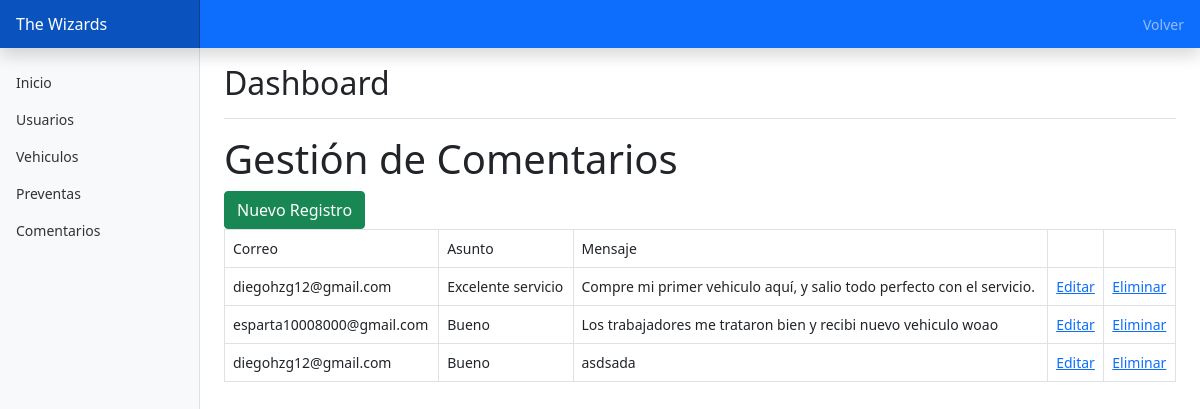
/admin/comentarios/index.php, run on the app's committed database.
### tables this page shows
CREATE TABLE `comentarios` (
  `id` int(11) NOT NULL,
  `idU` varchar(50) NOT NULL,
  `asunto` varchar(50) NOT NULL,
  `comentario` varchar(255) NOT NULL
);

### admin/class/Comentarios.php (called while the page is built, shortened)
<?php
class Comentarios {
    public static function recuperarTodos() {
        $conexion = new Conexion();
        $consulta = $conexion->prepare('SELECT * FROM ' . self::TABLA);
        $consulta->execute();
        $registros = $consulta->fetchAll();
        return $registros;
    }
}

### admin/comentarios/index.php (the view, shortened to what this page needs)
<?php
    include "../template/cabecera.php";
    require_once('../class/Comentarios.php');
    $comentarios = Comentarios::recuperarTodos();
?>
        <h1> Gestión de Comentarios </h1>
        <a href="guardar_comentario.php" class="btn btn-success"> Nuevo Registro </a>
        <?php
         if (count($comentarios)>0): ?>
         <br>
            <table class="table table-bordered">
                <tr>
                    <td>Correo</td>
                    <td>Asunto</td>
                    <td>Mensaje</td>
                    <td> </td>
                    <td> </td>
                </tr>
                <?php foreach ($comentarios as $item): ?>
                <tr>
                    <td> <?php echo $item['idU']; ?></td>
                    <td> <?php echo $item['asunto']; ?> </td>
                    <td> <?php echo $item['comentario']; ?> </td>
                    <td><a href="guardar_vehiculo.php?id=<?php echo $item['id'] ?>"> Editar </td>
                    <td><a href="eliminar_vehiculo.php?id=<?php echo $item['id'] ?>"> Eliminar </td>
                </tr>
                <?php endforeach; ?>
            </table>
        <?php else: ?>
            <p> No hay comentarios hechos </p>
        <?php endif;
            include "../template/pie.php";
        ?>

### admin/css/dashboard.css (style rules this page uses)
body { font-size: .875rem; }

### data on the page
comentarios: idU "diegohzg12@gmail.com", asunto "Excelente servicio", comentario "Compre mi primer vehiculo aquí, y salio todo perfecto con el servicio."
comentarios: idU "esparta10008000@gmail.com", asunto "Bueno", comentario "Los trabajadores me trataron bien y recibi nuevo vehiculo woao"
comentarios: idU "diegohzg12@gmail.com", asunto "Bueno", comentario "asdsada"
